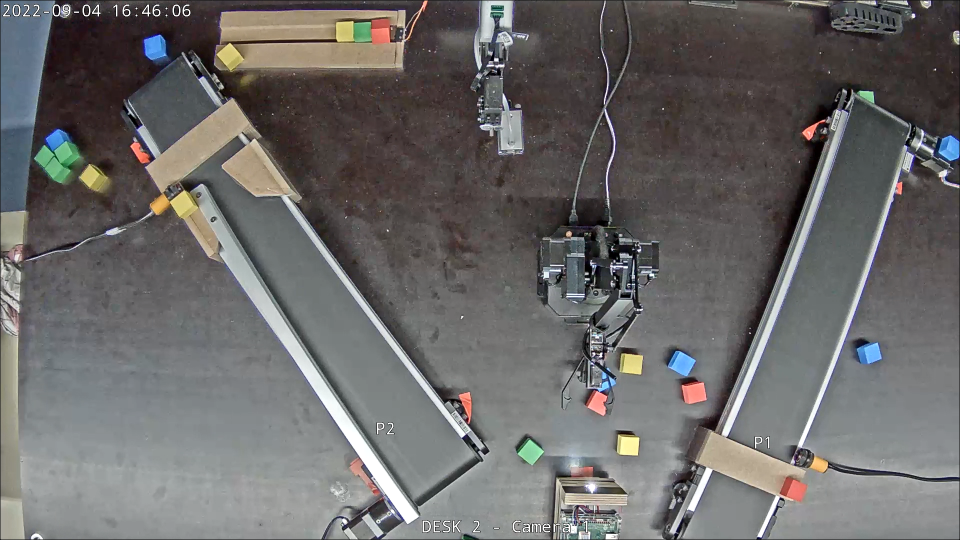
#> input picture img.png, 1920 x 1080 px (shown at 1/2 size)
$ python -i detection.py   (imports and definitions only)
#> lines starting #> are read from the running program, lines starting #| are printed output that depends on the picture; after the words box and inside, x2 and y2 are one past the last pixel; in counts of white or black regions, pixels touching at a corner belong together
#> further down, picture is the input picture: shape (1080, 1920, 3); mean B, G, R 104.3, 105, 106.6
### src/inQuadrilateralArea.py

# judge whether the testPoint falls in a quadrilateral area
def inQuadrilateralArea(LBPoint, LTPoint, RTPoint, RBPoint, testPoint):
    a = (LTPoint[0]-LBPoint[0])*(testPoint[1]-LBPoint[1])-(LTPoint[1]-LBPoint[1])*(testPoint[0]-LBPoint[0])
    b = (RTPoint[0]-LTPoint[0])*(testPoint[1]-LTPoint[1])-(RTPoint[1]-LTPoint[1])*(testPoint[0]-LTPoint[0])
    c = (RBPoint[0]-RTPoint[0])*(testPoint[1]-RTPoint[1])-(RBPoint[1]-RTPoint[1])*(testPoint[0]-RTPoint[0])
    d = (LBPoint[0]-RBPoint[0])*(testPoint[1]-RBPoint[1])-(LBPoint[1]-RBPoint[1])*(testPoint[0]-RBPoint[0])
    in_area = (a>0 and b>0 and c>0 and d>0) or (a<0 and b<0 and c<0 and d<0)
    if in_area:
        return True
    else:
        return False

### src/cubeCorrection.py
import points as pts
from inQuadrilateralArea import inQuadrilateralArea

# judge whether the cubes falls on the close upper of the left track.
def isAtUpperLeft(testPoint):

    in_area = inQuadrilateralArea(pts.left_track_upper_LBPoint,
                                pts.left_track_upper_LTPoint,
                                pts.left_track_upper_RTPoint,
                                pts.left_track_upper_RBPoint,
                                testPoint)
    if in_area:
        return True
    else:
        return False

# judge whether the cubes falls on the close upper of the right track.
def isAtUpperRight(testPoint):

    in_area = inQuadrilateralArea(pts.right_track_upper_LBPoint,
                                pts.right_track_upper_LTPoint,
                                pts.right_track_upper_RTPoint,
                                pts.right_track_upper_RBPoint,
                                testPoint)
    if in_area:
        return True
    else:
        return False


# slight correct the location information of cubes
def correct_location(testPoint):
    if isAtUpperLeft(testPoint):
        testPoint[0] = int(testPoint[0] + 0.003*(testPoint[0]-pts.camera_center[0]))
        testPoint[1] = int(testPoint[1] - 0.003*(testPoint[1]-pts.camera_center[1]))
    elif isAtUpperRight(testPoint):
        testPoint[0] = int(testPoint[0] - 0.003*(testPoint[0]-pts.camera_center[0]))
        testPoint[1] = int(testPoint[1] - 0.003*(testPoint[1]-pts.camera_center[1]))
    else:
        testPoint[0] = int(testPoint[0] + 0.012*(testPoint[0]-pts.camera_center[0]))
        testPoint[1] = int(testPoint[1] + 0.009*(testPoint[1]-pts.camera_center[1]))
    return testPoint

### src/inInvalidAreas.py
# # Sometimes the red tapes may be detected as "red cubes".
# # So we need to exclude these areas that the red tapes fall.

import points as pts
from inQuadrilateralArea import inQuadrilateralArea

def inInvalidAreas(testPoint):

    in_tape_A = inQuadrilateralArea(pts.tape_A_LBPoint,
                                    pts.tape_A_LTPoint,
                                    pts.tape_A_RTPoint,
                                    pts.tape_A_RBPoint,
                                    testPoint)

    in_tape_B = inQuadrilateralArea(pts.tape_B_LBPoint,
                                    pts.tape_B_LTPoint,
                                    pts.tape_B_RTPoint,
                                    pts.tape_B_RBPoint,
                                    testPoint)

    in_tape_C = inQuadrilateralArea(pts.tape_C_LBPoint,
                                    pts.tape_C_LTPoint,
                                    pts.tape_C_RTPoint,
                                    pts.tape_C_RBPoint,
                                    testPoint)

    in_tape_D = inQuadrilateralArea(pts.tape_D_LBPoint,
                                    pts.tape_D_LTPoint,
                                    pts.tape_D_RTPoint,
                                    pts.tape_D_RBPoint,
                                    testPoint)

    in_tape_E = inQuadrilateralArea(pts.tape_E_LBPoint,
                                    pts.tape_E_LTPoint,
                                    pts.tape_E_RTPoint,
                                    pts.tape_E_RBPoint,
                                    testPoint)

    in_tape_F = inQuadrilateralArea(pts.tape_F_LBPoint,
                                    pts.tape_F_LTPoint,
                                    pts.tape_F_RTPoint,
                                    pts.tape_F_RBPoint,
                                    testPoint)

    if in_tape_A or in_tape_B or in_tape_C or in_tape_D or in_tape_E or in_tape_F:
        return True # if the testPoint falls in one of the tape areas, returns True.
    else:
        return False # else returns True.

### src/isOnTrack.py
import points as pts
from inQuadrilateralArea import inQuadrilateralArea

# judge whether the testPoint point is in or out of the track
def isOnTrack(testPoint):

    in_left_track = inQuadrilateralArea(pts.left_track_LBPoint,
                                        pts.left_track_LTPoint,
                                        pts.left_track_RTPoint,
                                        pts.left_track_RBPoint,
                                        testPoint)

    in_right_track = inQuadrilateralArea(pts.right_track_LBPoint,
                                         pts.right_track_LTPoint,
                                         pts.right_track_RTPoint,
                                         pts.right_track_RBPoint,
                                         testPoint)

    if in_left_track or in_right_track: # if the point falls in either the left track or the right track, return True.
        return True
    else: # else, return False.
        return False

### src/drawing.py
import cv2
import numpy as np
import points as pts
import assignArms

# get the maximum range of arms
MAX_RANGE_OF_FIXED_ARM = assignArms.MAX_RANGE_OF_FIXED_ARM
MAX_RANGE_OF_MOVING_ARM = assignArms.MAX_RANGE_OF_MOVING_ARM

def draw_point(image, testPoint):
    image = cv2.line(image,(testPoint[0]+3,testPoint[1]),(testPoint[0]-3,testPoint[1]),(255, 255, 255),10)
    image = cv2.line(image,(testPoint[0],testPoint[1]+3),(testPoint[0],testPoint[1]-3),(255, 255, 255),10)

def draw_areas(image):

    zeros = np.zeros((image.shape), dtype=np.uint8)

    # draw the mask of the left track
    pts_1 = np.array([[pts.left_track_LBPoint[0], pts.left_track_LBPoint[1]],
                        [pts.left_track_LTPoint[0], pts.left_track_LTPoint[1]],
                        [pts.left_track_RTPoint[0], pts.left_track_RTPoint[1]],
                        [pts.left_track_RBPoint[0], pts.left_track_RBPoint[1]]], np.int32)
    pts_1 = pts_1.reshape((-1, 1, 2))
    mask_1 = cv2.fillConvexPoly(zeros, pts_1, (255,0,255))

    # draw the mask of the right track
    pts_2 = np.array([[pts.right_track_LBPoint[0], pts.right_track_LBPoint[1]],
                        [pts.right_track_LTPoint[0], pts.right_track_LTPoint[1]],
                        [pts.right_track_RTPoint[0], pts.right_track_RTPoint[1]],
                        [pts.right_track_RBPoint[0], pts.right_track_RBPoint[1]]], np.int32)
    pts_2 = pts_2.reshape((-1, 1, 2))
    mask_2 = cv2.fillConvexPoly(zeros, pts_2, (255,0,255))

    # draw the mask of the left track upper area
    pts_3 = np.array([[pts.left_track_upper_LBPoint[0], pts.left_track_upper_LBPoint[1]],
                        [pts.left_track_upper_LTPoint[0], pts.left_track_upper_LTPoint[1]],
                        [pts.left_track_upper_RTPoint[0], pts.left_track_upper_RTPoint[1]],
                        [pts.left_track_upper_RBPoint[0], pts.left_track_upper_RBPoint[1]]], np.int32)
    pts_3 = pts_3.reshape((-1, 1, 2))
    mask_3 = cv2.fillConvexPoly(zeros, pts_3, (255,255,0))

    # draw the mask of the right track upper area
    pts_4 = np.array([[pts.right_track_upper_LBPoint[0], pts.right_track_upper_LBPoint[1]],
                        [pts.right_track_upper_LTPoint[0], pts.right_track_upper_LTPoint[1]],
                        [pts.right_track_upper_RTPoint[0], pts.right_track_upper_RTPoint[1]],
                        [pts.right_track_upper_RBPoint[0], pts.right_track_upper_RBPoint[1]]], np.int32)
    pts_4 = pts_4.reshape((-1, 1, 2))
    mask_4 = cv2.fillConvexPoly(zeros, pts_4, (255,255,0))

    # draw the mask of tape A
    pts_5 = np.array([[pts.tape_A_LBPoint[0], pts.tape_A_LBPoint[1]],
                        [pts.tape_A_LTPoint[0], pts.tape_A_LTPoint[1]],
                        [pts.tape_A_RTPoint[0], pts.tape_A_RTPoint[1]],
                        [pts.tape_A_RBPoint[0], pts.tape_A_RBPoint[1]]], np.int32)
    pts_5 = pts_5.reshape((-1, 1, 2))
    mask_5 = cv2.fillConvexPoly(zeros, pts_5, (255,255,255))

    # draw the mask of tape B
    pts_6 = np.array([[pts.tape_B_LBPoint[0], pts.tape_B_LBPoint[1]],
                        [pts.tape_B_LTPoint[0], pts.tape_B_LTPoint[1]],
                        [pts.tape_B_RTPoint[0], pts.tape_B_RTPoint[1]],
                        [pts.tape_B_RBPoint[0], pts.tape_B_RBPoint[1]]], np.int32)
    pts_6 = pts_6.reshape((-1, 1, 2))
    mask_6 = cv2.fillConvexPoly(zeros, pts_6, (255,255,255))

    # draw the mask of tape C
    pts_7 = np.array([[pts.tape_C_LBPoint[0], pts.tape_C_LBPoint[1]],
                        [pts.tape_C_LTPoint[0], pts.tape_C_LTPoint[1]],
                        [pts.tape_C_RTPoint[0], pts.tape_C_RTPoint[1]],
                        [pts.tape_C_RBPoint[0], pts.tape_C_RBPoint[1]]], np.int32)
    pts_7 = pts_7.reshape((-1, 1, 2))
    mask_7 = cv2.fillConvexPoly(zeros, pts_7, (255,255,255))

    # draw the mask of tape D
    pts_8 = np.array([[pts.tape_D_LBPoint[0], pts.tape_D_LBPoint[1]],
                        [pts.tape_D_LTPoint[0], pts.tape_D_LTPoint[1]],
                        [pts.tape_D_RTPoint[0], pts.tape_D_RTPoint[1]],
                        [pts.tape_D_RBPoint[0], pts.tape_D_RBPoint[1]]], np.int32)
    pts_8 = pts_8.reshape((-1, 1, 2))
    mask_8 = cv2.fillConvexPoly(zeros, pts_8, (255,255,255))

    # draw the mask of tape E
    pts_9 = np.array([[pts.tape_E_LBPoint[0], pts.tape_E_LBPoint[1]],
                        [pts.tape_E_LTPoint[0], pts.tape_E_LTPoint[1]],
                        [pts.tape_E_RTPoint[0], pts.tape_E_RTPoint[1]],
                        [pts.tape_E_RBPoint[0], pts.tape_E_RBPoint[1]]], np.int32)
    pts_9 = pts_9.reshape((-1, 1, 2))
    mask_9 = cv2.fillConvexPoly(zeros, pts_9, (255,255,255))

    # draw the mask of tape F
    pts_10 = np.array([[pts.tape_F_LBPoint[0], pts.tape_F_LBPoint[1]],
                        [pts.tape_F_LTPoint[0], pts.tape_F_LTPoint[1]],
                        [pts.tape_F_RTPoint[0], pts.tape_F_RTPoint[1]],
                        [pts.tape_F_RBPoint[0], pts.tape_F_RBPoint[1]]], np.int32)
    pts_10 = pts_10.reshape((-1, 1, 2))
    mask_10 = cv2.fillConvexPoly(zeros, pts_10, (255,255,255))

    # draw the working range of the moving arm
    cv2.ellipse(image,(pts.moving_arm[0],pts.moving_arm[1]),
                (MAX_RANGE_OF_MOVING_ARM,MAX_RANGE_OF_MOVING_ARM),0,0,180,(255,111,131),4)
    cv2.line(image, (pts.moving_arm[0]-MAX_RANGE_OF_MOVING_ARM,pts.moving_arm[1]),
                    (pts.moving_arm[0]+MAX_RANGE_OF_MOVING_ARM,pts.moving_arm[1]),
                    (255,111,131), 4, 4)

    # draw the original point of the moving arm (it is out of the scope of the image)
    draw_point(image, [pts.moving_arm[0],pts.moving_arm[1]])

    # draw the working range of the fixed arm
    cv2.ellipse(image,(pts.fixed_arm[0],pts.fixed_arm[1]),
                (MAX_RANGE_OF_FIXED_ARM,MAX_RANGE_OF_FIXED_ARM),0,0,180,(0,127,255),4)
    cv2.line(image, (pts.fixed_arm[0]-MAX_RANGE_OF_FIXED_ARM,pts.fixed_arm[1]),
                    (pts.fixed_arm[0]+MAX_RANGE_OF_FIXED_ARM,pts.fixed_arm[1]),
                    (0,127,255), 4, 4)

    # draw the original point of the fixed arm
    draw_point(image, [pts.fixed_arm[0],pts.fixed_arm[1]])

    image = 0.6*mask_10 + image

    return image

### src/assignArms.py
import points as pts
from converting import convert_array, convert_pix_to_mm
from numpyArrayEncoder import NumpyArrayEncoder
import json
import numpy as np

# define the maximum range of arms
MAX_RANGE_OF_FIXED_ARM = 500
MAX_RANGE_OF_MOVING_ARM = 500

# define two lists to store cubes assigned to the two arms, respectively.
cubes_assigned_to_fixed_arm = []
cubes_assigned_to_moving_arm = []

# assign cubes to the closest arm
def assignArms(point_array):

    for point in point_array:

        # compute the Euclidean Distance between the point and the two arms, respectively.
        distance_to_the_fixed_arm = distEclud(point, pts.fixed_arm)
        distance_to_the_moving_arm = distEclud(point, pts.moving_arm)

        # If the point falls in the fixed-arm (orange) semi-circle, then assign the point to the fixed arm.
        if distance_to_the_fixed_arm < MAX_RANGE_OF_FIXED_ARM and point[1]-pts.fixed_arm[1] > 0:
            # append the relative location information (we see pts.fixed_arm as the original point).
            cubes_assigned_to_fixed_arm.append([convert_pix_to_mm(point[0],pts.fixed_arm[0]),
                                                convert_pix_to_mm(point[1],pts.fixed_arm[1]),
                                                point[2],
                                                point[3]])

        # If the point falls in the moving-arm (purple) semi-circle, then assign the point to the moving arm.
        elif distance_to_the_moving_arm < MAX_RANGE_OF_MOVING_ARM and point[1]-pts.moving_arm[1]>0:
            # append the relative location information (we see pts.movings_arm as the original point).
            cubes_assigned_to_moving_arm.append([convert_pix_to_mm(point[0],pts.moving_arm[0]),
                                                convert_pix_to_mm(point[1],pts.moving_arm[1]),
                                                point[2],
                                                point[3]])

    print("cubes relative to fixed arm: "+str(cubes_assigned_to_fixed_arm))
    print("cubes relative to moving arm: "+str(cubes_assigned_to_moving_arm))

    # Serialize the assigned points, export them as JSON.
    cubeLocation = {"cubes_assigned_to_fixed_arm": convert_array(cubes_assigned_to_fixed_arm), "cubes_assigned_to_moving_arm": convert_array(cubes_assigned_to_moving_arm)}
    with open("cubeLocation.json", "w") as write_file:
        json.dump(cubeLocation, write_file, cls=NumpyArrayEncoder, indent=2)

# compute the Euclidean Distance between two vectors
def distEclud(point, arm):
    return np.sqrt(np.sum(np.power((point[:2] - arm), 2)))

### src/converting.py
import numpy as np

# convert the relative location information from pix to mm. (we see the arm as the original point)
def convert_pix_to_mm(number, arm):
    converting_coefficient = 25/39
    return int((number-arm)*converting_coefficient)

# convert a set of points from list to array.
def convert_array(point_list):
    points = np.array(point_list)
    points = points.reshape(-1,4)
    points = points[np.lexsort(points[:,::-2].T)] # sort points according to the column location
    return points

### src/numpyArrayEncoder.py
from json import JSONEncoder
import numpy as np

# JSON encoder
class NumpyArrayEncoder(JSONEncoder):
    def default(self, obj):
        if isinstance(obj, np.ndarray):
            return obj.tolist()
        return JSONEncoder.default(self, obj)

### src/detection.py
import numpy as np
import cv2
import points as pts
from cubeCorrection import correct_location
from converting import convert_array, convert_pix_to_mm
from assignArms import assignArms
from drawing import draw_areas, draw_point
from inInvalidAreas import inInvalidAreas
from isOnTrack import isOnTrack


# define the height of the desk (LOW) and the track (HIGH) in mm.
LOW = 16
HIGH = 67


def detect(image):

    font = cv2.FONT_HERSHEY_SIMPLEX

    # define hsv bounds
    lower_red = np.array([0, 100, 150])       # define lower bound of "red"
    higher_red = np.array([10, 255, 255])    # define higher bound of "red"
    lower_yellow = np.array([22, 80, 150])   # define lower bound of "yellow"
    higher_yellow = np.array([33, 130, 255])  # define higher bound of "yellow"
    lower_blue = np.array([90,80,150])       # define lower bound of "blue"
    higher_blue = np.array([140,240,255])    # define higher bound of "blue"
    lower_green = np.array([35,80,150])      # define lower bound of "green"
    higher_green = np.array([77,255,255])   # define higher bound of "green"

    # create a point list to store all od the detected points
    point_list = []

    # set the window to a fixed size (1920, 1080).
    image = cv2.resize(image, dsize=(1920, 1080))

    # transfer the color from BGR to HSV
    img_hsv = cv2.cvtColor(image, cv2.COLOR_BGR2HSV)
#> img_hsv: shape (1080, 1920, 3); mean H, S, V 70.5, 28.7, 111.1

    # erode the image
    img_erode = cv2.erode(img_hsv, None, iterations=2)
#> img_erode: shape (1080, 1920, 3); mean H, S, V 53.4, 21.5, 99.2

    # get the red areas, blur them, then find the contours of each area.
    mask_red = cv2.inRange(img_erode, lower_red, higher_red)
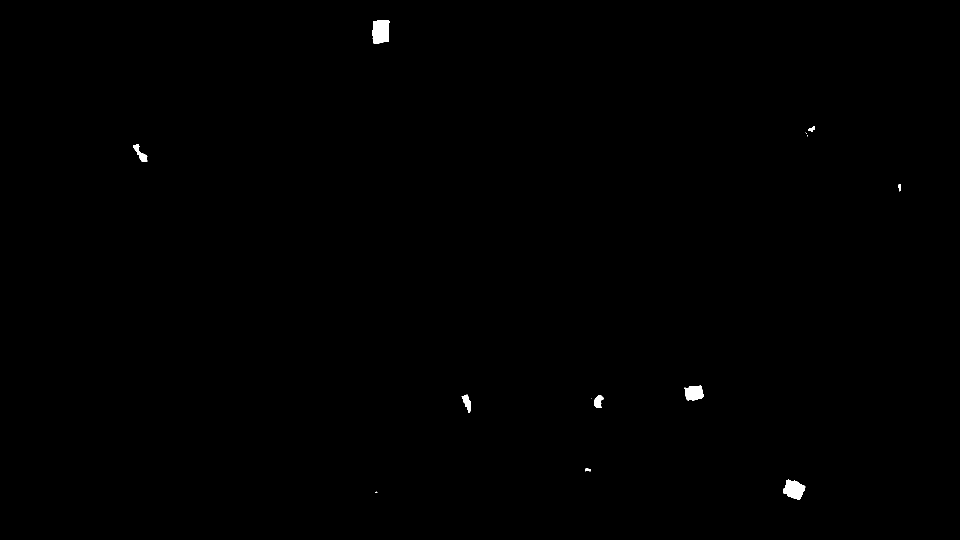
#> mask_red: shape (1080, 1920) (shown at 1/2 size); 0.23% white; 13 white regions (4 under 20 px), largest, box (x1, y1, x2, y2) and area: (744, 40, 779, 88) 1446, (1566, 959, 1611, 1000) 1185, (1369, 771, 1407, 802) 901
    mask_red = cv2.medianBlur(mask_red, 7)
#> mask_red: shape (1080, 1920); 0.22% white; 9 white regions
    cnts_red, hierarchy1 = cv2.findContours(mask_red, cv2.RETR_EXTERNAL, cv2.CHAIN_APPROX_SIMPLE)
#> cnts_red = 9 contours; largest, box (x1, y1, x2, y2) and area: (745, 40, 779, 87) 1354, (1566, 960, 1610, 999) 1107, (1370, 772, 1407, 801) 831, (267, 289, 294, 323) 333, (925, 790, 941, 823) 288

    # get the blue areas, blur them, then find the contours of each area.
    mask_blue = cv2.inRange(img_erode, lower_blue, higher_blue)
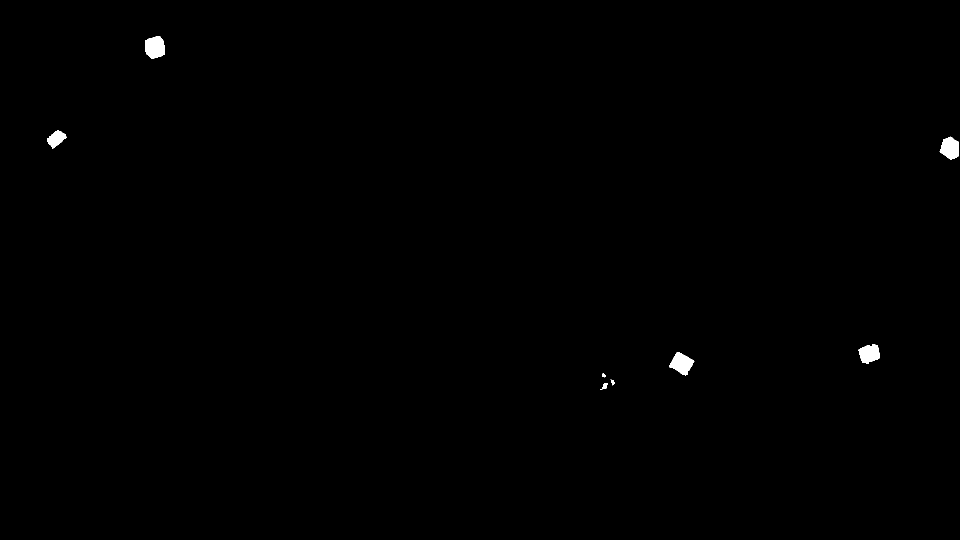
#> mask_blue: shape (1080, 1920) (shown at 1/2 size); 0.3% white; 9 white regions (1 under 20 px), largest, box (x1, y1, x2, y2) and area: (290, 72, 329, 117) 1424, (1339, 704, 1389, 751) 1346, (1879, 273, 1917, 319) 1252
    mask_blue = cv2.medianBlur(mask_blue, 7)
#> mask_blue: shape (1080, 1920); 0.29% white; 8 white regions (1 under 20 px)
    cnts_blue, hierarchy2 = cv2.findContours(mask_blue, cv2.RETR_EXTERNAL, cv2.CHAIN_APPROX_SIMPLE)
#> cnts_blue = 8 contours, 1 with area under 20; largest, box (x1, y1, x2, y2) and area: (290, 72, 329, 117) 1347, (1339, 704, 1388, 750) 1268, (1880, 274, 1917, 319) 1180, (1718, 689, 1759, 727) 1134, (94, 261, 133, 296) 747, (1206, 766, 1215, 777) 58, (1223, 761, 1229, 769) 30

    # get the yellow areas, blur them, then find the contours of each area.
    mask_yellow = cv2.inRange(img_erode, lower_yellow, higher_yellow)
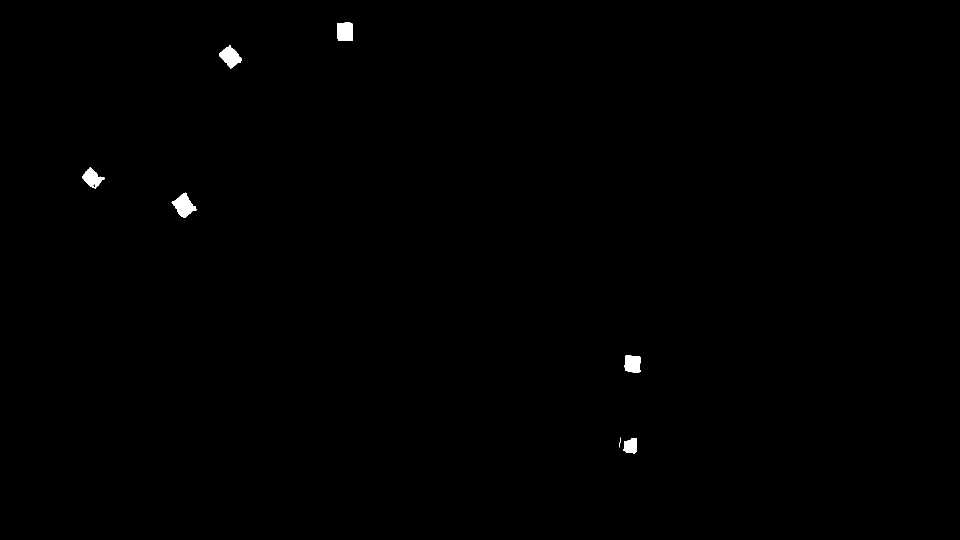
#> mask_yellow: shape (1080, 1920) (shown at 1/2 size); 0.3% white; 7 white regions, largest, box (x1, y1, x2, y2) and area: (343, 385, 394, 435) 1308, (438, 90, 483, 138) 1162, (674, 45, 706, 82) 1091
    mask_yellow = cv2.medianBlur(mask_yellow, 7)
#> mask_yellow: shape (1080, 1920); 0.29% white; 6 white regions
    cnts_yellow, hierarchy3 = cv2.findContours(mask_yellow, cv2.RETR_EXTERNAL, cv2.CHAIN_APPROX_SIMPLE)
#> cnts_yellow = 6 contours; box (x1, y1, x2, y2) and area: (345, 386, 392, 435) 1229, (438, 92, 483, 136) 1098, (674, 45, 705, 81) 1010, (165, 336, 207, 376) 908, (1249, 711, 1282, 745) 902, (1248, 876, 1274, 907) 610

    # get the green areas, blur them, then find the contours of each area.
    mask_green = cv2.inRange(img_erode, lower_green, higher_green)
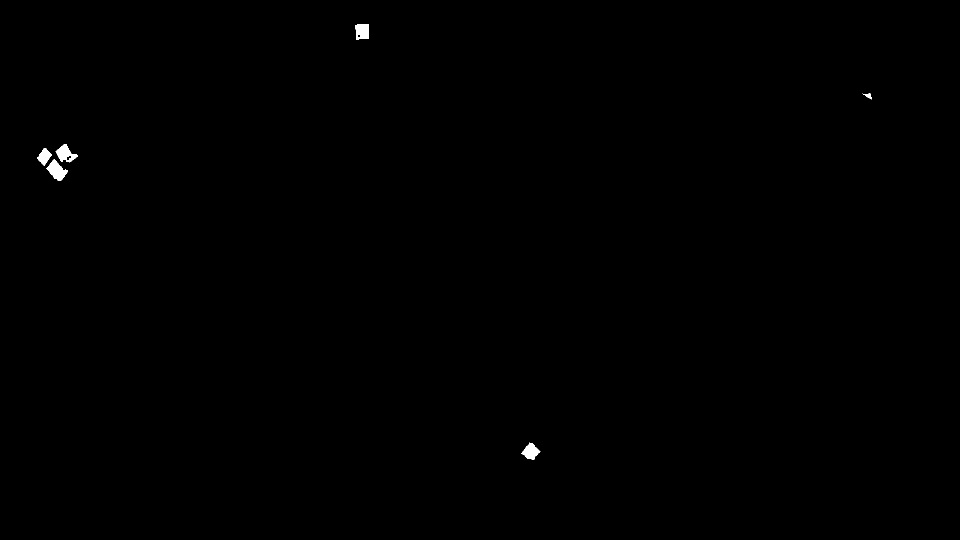
#> mask_green: shape (1080, 1920) (shown at 1/2 size); 0.18% white; 6 white regions, box (x1, y1, x2, y2) and area: (93, 318, 136, 361) 943, (111, 288, 156, 325) 806, (710, 49, 738, 79) 717, (1043, 885, 1081, 920) 717, (74, 296, 104, 331) 552, (1725, 187, 1744, 199) 94
    mask_green = cv2.medianBlur(mask_green, 7)
#> mask_green: shape (1080, 1920); 0.18% white; 6 white regions
    cnts_green, hierarchy4 = cv2.findContours(mask_green, cv2.RETR_EXTERNAL, cv2.CHAIN_APPROX_SIMPLE)
#> cnts_green = 6 contours; box (x1, y1, x2, y2) and area: (94, 320, 135, 361) 875, (113, 288, 154, 324) 779, (1044, 886, 1079, 919) 663, (710, 49, 738, 79) 644, (76, 297, 103, 330) 499, (1732, 187, 1743, 197) 56
#> (the rest of the program and of its run is left out)
